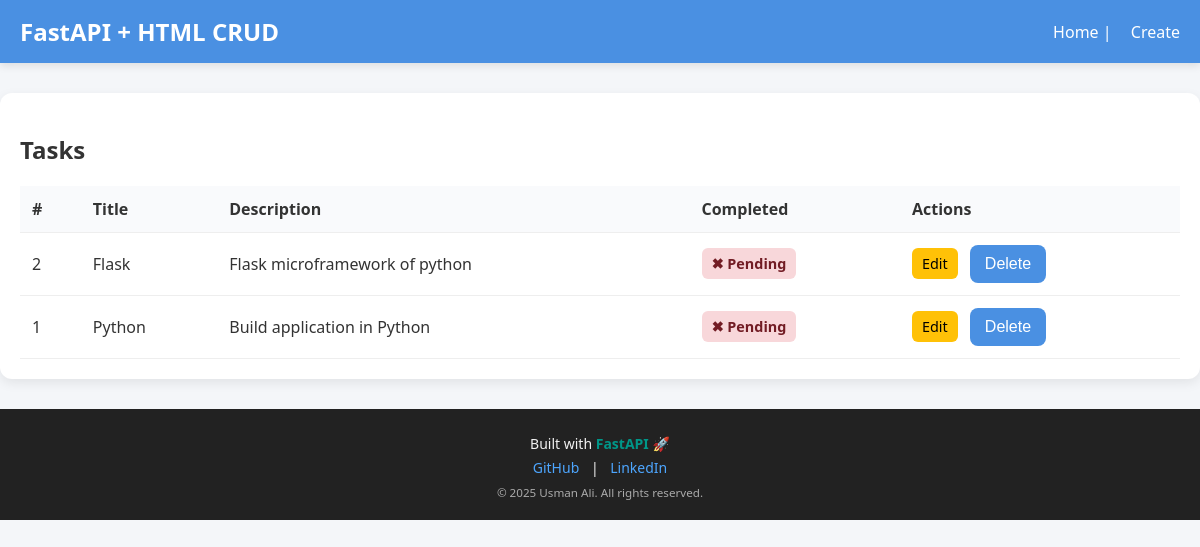
Before: / with the older database file.
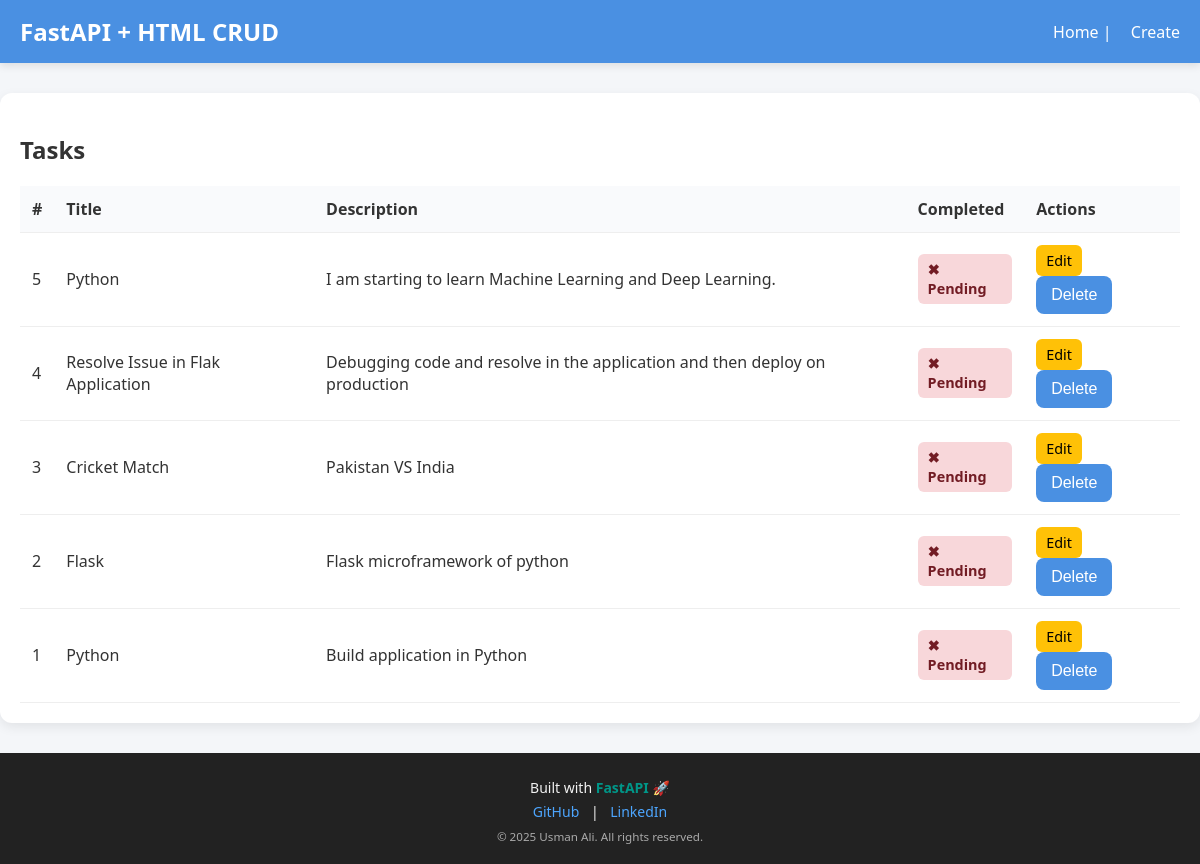
After: the same page with the newer database file.
### models.py (models this page shows)
class Task(Base):
    __tablename__ = "tasks"
    id = Column(Integer, primary_key=True, index=True)
    title = Column(String(200), nullable=False)
    description = Column(Text, default="")
    completed = Column(Boolean, default=False)

### main.py (the view)
@app.get("/")
def read_tasks(request: Request, db: Session = Depends(get_db_session)):
    tasks = db.query(Task).order_by(Task.id.desc()).all()
    return templates.TemplateResponse("index.html", {"request": request, "tasks": tasks})

### templates/index.html (shortened to what this page needs)
{% extends "base.html" %} {% block content %}
<section>
  <h2>Tasks</h2>
  {% if tasks %}
  <table>
    <thead>
      <tr>
        <th>#</th>
        <th>Title</th>
        <th>Description</th>
        <th>Completed</th>
        <th>Actions</th>
      </tr>
    </thead>
    <tbody>
      {% for task in tasks %}
      <tr>
        <td>{{ task.id }}</td>
        <td>{{ task.title }}</td>
        <td>{{ task.description }}</td>
        <td>
          {% if task.completed %}
          <span class="status status-yes">✔ Completed</span>
          {% else %}
          <span class="status status-no">✖ Pending</span>
          {% endif %}
        </td>
        <td>
          <a href="/edit/{{ task.id }}">Edit</a>
          <button onclick="deleteTask({{ task.id }})">Delete</button>
        </td>
      </tr>
      {% endfor %}
    </tbody>
  </table>
  {% else %}
  <p>No tasks yet — <a href="/create">create one</a>.</p>
  {% endif %}
</section>
{% endblock %}

### templates/base.html (shortened to what this page needs)
<!DOCTYPE html>
<html lang="en">
  <head>
    <link rel="stylesheet" href="{{ url_for('static', path='/style.css') }}" />
  </head>
  <body>
    <header>
      <h1>FastAPI + HTML CRUD</h1>
      <nav><a href="/">Home</a> | <a href="/create">Create</a></nav>
    </header>
    <main>{% block content %}{% endblock %}</main>
    <footer>
      <div class="footer-content">
        <p>
          Built with
          <span style="color: #009688; font-weight: bold">FastAPI</span> 🚀
        </p>
        <p>
          <a href="https://github.com/Logic-ui" target="_blank">GitHub</a>
          |
          <a
            href="https://www.linkedin.com/in/usman-ali-b0603124a/"
            target="_blank"
            >LinkedIn</a
          >
        </p>
        <small>&copy; 2025 Usman Ali. All rights reserved.</small>
      </div>
    </footer>
  </body>
</html>

### static/style.css (style rules this page uses)
body { font-family: "Segoe UI", Tahoma, Geneva, Verdana, sans-serif; margin: 0; background: #f4f6f9; color: #333; animation: fadeIn 0.6s ease-in-out; }
header { background: #4a90e2; padding: 15px 20px; color: #fff; display: flex; justify-content: space-between; align-items: center; box-shadow: 0 3px 8px rgba(0,0,0,0.1); animation: slideDown 0.7s ease; }
header h1 { margin: 0; font-size: 1.5rem; }
nav a { color: #fff; margin-left: 15px; text-decoration: none; font-weight: 500; position: relative; }
nav a::after { content: ""; display: block; height: 2px; width: 0; background: #fff; transition: width 0.3s; position: absolute; bottom: -4px; left: 0; }
main { max-width: 1200px; margin: 30px auto; padding: 20px; background: #fff; border-radius: 12px; box-shadow: 0 4px 12px rgba(0,0,0,0.08); animation: popUp 0.5s ease; }
h2 { margin-bottom: 20px; color: #333; }
table { width: 100%; border-collapse: collapse; margin-top: 10px; animation: fadeIn 0.8s ease; }
th, td { padding: 12px; border-bottom: 1px solid #eee; text-align: left; transition: background 0.3s; }
th { background: #f9fafc; }
.status { padding: 6px 10px; border-radius: 6px; font-weight: bold; font-size: 0.9rem; display: inline-block; animation: fadeIn 0.6s ease; }
.status-no { background: #f8d7da; color: #721c24; }
button { padding: 10px 15px; background: #4a90e2; color: #fff; font-size: 1rem; border: none; border-radius: 8px; cursor: pointer; transition: all 0.3s ease; }
td a { display: inline-block; padding: 6px 10px; border-radius: 6px; text-decoration: none; font-size: 0.9rem; margin-right: 8px; transition: all 0.3s ease; }
td a[href^="/edit"] { background: #ffc107; color: #000; }
footer { background-color: #222; color: #f1f1f1; text-align: center; padding: 20px 10px; margin-top: 30px; font-size: 14px; }
footer a { color: #4da6ff; text-decoration: none; margin: 0 8px; transition: color 0.3s; }
footer .footer-content p { margin: 5px 0; }
footer small { display: block; margin-top: 8px; color: #aaa; }

Changed rows visible on the page:
added Task: id "5", title "Python", description "I am starting to learn Machine Learning and Deep Learning.", completed "✖ Pending"
added Task: id "4", title "Resolve Issue in Flak Application", description "Debugging code and resolve in the application and then deploy on production", completed "✖ Pending"
added Task: id "3", title "Cricket Match", description "Pakistan VS India", completed "✖ Pending"
